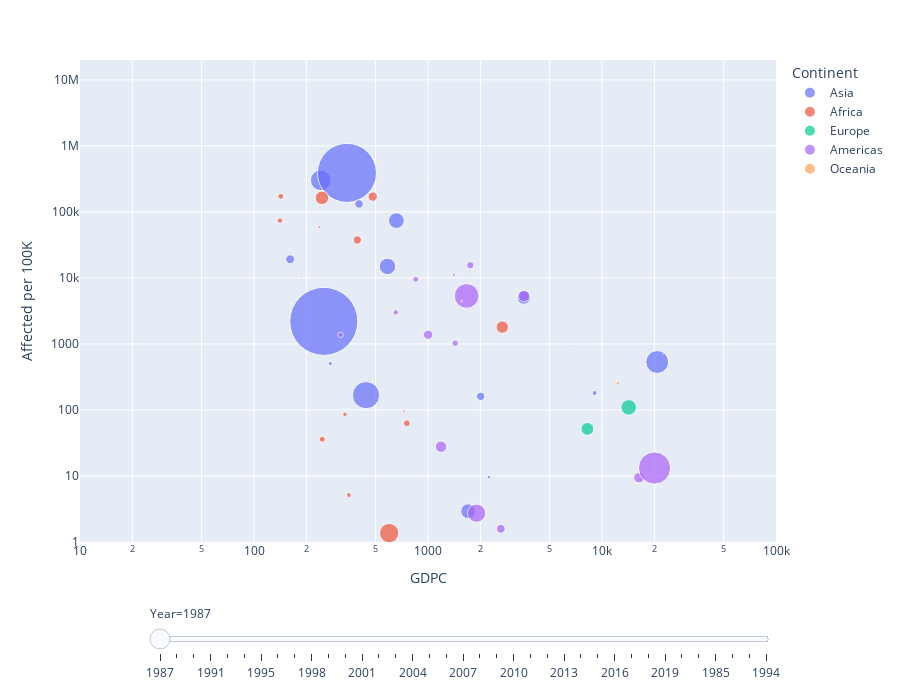

Notebook source saved alongside this figure:
### Code cell
df = px.data.gapminder()
fig = px.scatter(ND_GDPC_1985, x="GDPC", y="Affected per 100K", animation_frame="Year", animation_group="Country",
           size="population", color="Continent", hover_name="Country",
           log_x=True, log_y=True, size_max=55, range_x=[10,100000], range_y=[1,20000000])

fig["layout"].pop("updatemenus") # optional, drop animation buttons
fig.update_layout(width=900, height=700)
fig.show()

### Figure 1 — Plotly figure (JSON) as saved in the notebook; plotly's stock layout.template omitted (floating-point values rounded to 4 significant figures)
{"data": [{"hovertemplate": "<b>%{hovertext}</b><br><br>Continent=Asia<br>Year=1987<br>GDPC=%{x}<br>Affected per 100K=%{y}<br>population=%{marker.size}<extra></extra>", "hovertext": ["Afghanistan", "Bangladesh", "China", "Hong Kong", "Indonesia", "India", "Iran (Islamic Republic of)", "Jordan", "Japan", "Cambodia", "Korea (the Republic of)", "Lao People's Democratic Republic (the)", "Lebanon", "Sri Lanka", "Maldives", "Malaysia", "Nepal", "Philippines (the)", "Korea (the Democratic People's Republic of)", "Thailand", "Turkey", "Viet Nam"], "ids": ["Afghanistan", "Bangladesh", "China", "Hong Kong", "Indonesia", "India", "Iran (Islamic Republic of)", "Jordan", "Japan", "Cambodia", "Korea (the Republic of)", "Lao People's Democratic Republic (the)", "Lebanon", "Sri Lanka", "Maldives", "Malaysia", "Nepal", "Philippines (the)", "Korea (the Democratic People's Republic of)", "Thailand", "Turkey", "Viet Nam"], "legendgroup": "Asia", "marker": {"color": "#636efa", "size": [10322758, 100490256, 1084035000, 5580500, 172421390, 815716125, 50541490, 3014694, 122069000, 7975597, 41621690, 3959697, 3390870, 16643956, 204256, 16033103, 18326204, 57415175, 19903893, 52479181, 51250152, 62630787], "sizemode": "area", "sizeref": 466900.0, "symbol": "circle"}, "mode": "markers", "name": "Asia", "orientation": "v", "showlegend": true, "type": "scatter", "x": [null, 241.8, 251.8, 9071.0, 440.4, 342.1, 2651.0, 2241.0, 20750.0, null, 3555.0, 274.6, null, 401.5, 691.4, 2007.0, 161.4, 658.2, null, 963.0, 1701.0, 585.3], "xaxis": "x", "y": [0, 301500.0, 2200.0, 180.4, 167.5, 390300.0, 0, 9.62, 532.6, 0, 5045.0, 505.1, 442.4, 132200.0, 1469.0, 160.7, 19150.0, 73840.0, 1008.0, 0, 2.927, 14960.0], "yaxis": "y"}, {"hovertemplate": "<b>%{hovertext}</b><br><br>Continent=Africa<br>Year=1987<br>GDPC=%{x}<br>Affected per 100K=%{y}<br>population=%{marker.size}<extra></extra>", "hovertext": ["Angola", "Benin", "Congo (the Democratic Republic of the)", "Comoros (the)", "Egypt", "Ethiopia", "Guinea", "Guinea-Bissau", "Lesotho", "Mali", "Mozambique", "Mauritania", "Malawi", "Nigeria", "Sudan (the)", "Somalia", "Chad", "Tanzania, United Republic of", "Uganda", "South Africa"], "ids": ["Angola", "Benin", "Congo (the Democratic Republic of the)", "Comoros (the)", "Egypt", "Ethiopia", "Guinea", "Guinea-Bissau", "Lesotho", "Mali", "Mozambique", "Mauritania", "Malawi", "Nigeria", "Sudan (the)", "Somalia", "Chad", "Tanzania, United Republic of", "Uganda", "South Africa"], "legendgroup": "Africa", "marker": {"color": "#EF553B", "size": [10694057, 4688787, 32712574, 396887, 52841319, 42851957, 5820774, 928408, 1698939, 8474329, 12964793, 1851092, 8295993, 88044187, 20230532, 7158004, 5300852, 24099415, 15974216, 36119333], "sizemode": "area", "sizeref": 466900.0, "symbol": "circle"}, "mode": "markers", "name": "Africa", "orientation": "v", "showlegend": true, "type": "scatter", "x": [755.9, 333.2, 234.2, 850.4, 765.6, 245.7, 350.7, 187.2, 237.1, 246.7, null, 726.4, 142.6, 598.3, 481.3, 141.1, 219.5, null, 392.5, 2673.0], "xaxis": "x", "y": [62.93, 85.95, 0, 126000.0, 0.2082, 163400.0, 5.154, 10450.0, 58860.0, 35.99, 617.1, 96.16, 172300.0, 1.363, 170500.0, 74040.0, 0, 20.75, 37560.0, 1800.0], "yaxis": "y"}, {"hovertemplate": "<b>%{hovertext}</b><br><br>Continent=Europe<br>Year=1987<br>GDPC=%{x}<br>Affected per 100K=%{y}<br>population=%{marker.size}<extra></extra>", "hovertext": ["Switzerland", "Spain", "France", "United Kingdom of Great Britain and Northern Ireland (the)", "Greece", "Ireland", "Italy", "Poland"], "ids": ["Switzerland", "Spain", "France", "United Kingdom of Great Britain and Northern Ireland (the)", "Greece", "Ireland", "Italy", "Poland"], "legendgroup": "Europe", "marker": {"color": "#00cc96", "size": [6545106, 38684815, 57168409, 56802050, 10000595, 3540057, 56601931, 37668045], "sizemode": "area", "sizeref": 466900.0, "symbol": "circle"}, "mode": "markers", "name": "Europe", "orientation": "v", "showlegend": true, "type": "scatter", "x": [30470.0, 8240.0, 16340.0, 13120.0, 6565.0, 9582.0, 14230.0, null], "xaxis": "x", "y": [0, 51.7, 0, 0, 0, 0, 109.3, 0], "yaxis": "y"}, {"hovertemplate": "<b>%{hovertext}</b><br><br>Continent=Americas<br>Year=1987<br>GDPC=%{x}<br>Affected per 100K=%{y}<br>population=%{marker.size}<extra></extra>", "hovertext": ["Argentina", "Bermuda", "Bolivia (Plurinational State of)", "Brazil", "Barbados", "Canada", "Chile", "Colombia", "Cuba", "Dominican Republic (the)", "Ecuador", "Guatemala", "Haiti", "Jamaica", "Saint Kitts and Nevis", "Saint Lucia", "Mexico", "Peru", "United States of America (the)", "Saint Vincent and the Grenadines", "Venezuela (Bolivarian Republic of)"], "ids": ["Argentina", "Bermuda", "Bolivia (Plurinational State of)", "Brazil", "Barbados", "Canada", "Chile", "Colombia", "Cuba", "Dominican Republic (the)", "Ecuador", "Guatemala", "Haiti", "Jamaica", "Saint Kitts and Nevis", "Saint Lucia", "Mexico", "Peru", "United States of America (the)", "Saint Vincent and the Grenadines", "Venezuela (Bolivarian Republic of)"], "legendgroup": "Americas", "marker": {"color": "#ab63fa", "size": [31216453, 57849, 6661434, 142466264, 258654, 26446601, 12712784, 30603048, 10326910, 6692720, 9729376, 8332446, 6508349, 2336245, 41617, 136780, 77553504, 20671360, 242289000, 111770, 18328655], "sizemode": "area", "sizeref": 466900.0, "symbol": "circle"}, "mode": "markers", "name": "Americas", "orientation": "v", "showlegend": true, "type": "scatter", "x": [3559.0, 22410.0, 652.7, 1667.0, 6589.0, 16310.0, 1751.0, 1189.0, 2442.0, 870.6, 1433.0, 850.2, 314.5, 1407.0, 3550.0, 2746.0, 1902.0, 1001.0, 20040.0, 1571.0, 2620.0], "xaxis": "x", "y": [5310.0, 691.5, 3002.0, 5338.0, 889.2, 9.453, 15530.0, 27.78, 0, 0, 1028.0, 9543.0, 1369.0, 11130.0, 0, 0, 2.734, 1380.0, 13.21, 10810.0, 1.582], "yaxis": "y"}, {"hovertemplate": "<b>%{hovertext}</b><br><br>Continent=Oceania<br>Year=1987<br>GDPC=%{x}<br>Affected per 100K=%{y}<br>population=%{marker.size}<extra></extra>", "hovertext": ["Fiji", "Micronesia (Federated States of)", "Guam", "New Zealand", "Tuvalu", "Vanuatu"], "ids": ["Fiji", "Micronesia (Federated States of)", "Guam", "New Zealand", "Tuvalu", "Vanuatu"], "legendgroup": "Oceania", "marker": {"color": "#FFA15A", "size": [754778, 92845, 130259, 3274400, 8665, 139956], "sizemode": "area", "sizeref": 466900.0, "symbol": "circle"}, "mode": "markers", "name": "Oceania", "orientation": "v", "showlegend": true, "type": "scatter", "x": [1561.0, 1257.0, null, 12330.0, null, 996.5], "xaxis": "x", "y": [4464.0, 2186.0, 3854.0, 253.5, 0, 343000.0], "yaxis": "y"}], "layout": {"height": 700, "legend": {"itemsizing": "constant", "title": {"text": "Continent"}, "tracegroupgap": 0}, "margin": {"t": 60}, "sliders": [{"active": 0, "currentvalue": {"prefix": "Year="}, "len": 0.9, "pad": {"b": 10, "t": 60}, "steps": [{"args": [["1987"], {"frame": {"duration": 0, "redraw": false}, "fromcurrent": true, "mode": "immediate", "transition": {"duration": 0, "easing": "linear"}}], "label": "1987", "method": "animate"}, {"args": [["1988"], {"frame": {"duration": 0, "redraw": false}, "fromcurrent": true, "mode": "immediate", "transition": {"duration": 0, "easing": "linear"}}], "label": "1988", "method": "animate"}, {"args": [["1990"], {"frame": {"duration": 0, "redraw": false}, "fromcurrent": true, "mode": "immediate", "transition": {"duration": 0, "easing": "linear"}}], "label": "1990", "method": "animate"}, {"args": [["1991"], {"frame": {"duration": 0, "redraw": false}, "fromcurrent": true, "mode": "immediate", "transition": {"duration": 0, "easing": "linear"}}], "label": "1991", "method": "animate"}, {"args": [["1992"], {"frame": {"duration": 0, "redraw": false}, "fromcurrent": true, "mode": "immediate", "transition": {"duration": 0, "easing": "linear"}}], "label": "1992", "method": "animate"}, {"args": [["1993"], {"frame": {"duration": 0, "redraw": false}, "fromcurrent": true, "mode": "immediate", "transition": {"duration": 0, "easing": "linear"}}], "label": "1993", "method": "animate"}, {"args": [["1995"], {"frame": {"duration": 0, "redraw": false}, "fromcurrent": true, "mode": "immediate", "transition": {"duration": 0, "easing": "linear"}}], "label": "1995", "method": "animate"}, {"args": [["1996"], {"frame": {"duration": 0, "redraw": false}, "fromcurrent": true, "mode": "immediate", "transition": {"duration": 0, "easing": "linear"}}], "label": "1996", "method": "animate"}, {"args": [["1997"], {"frame": {"duration": 0, "redraw": false}, "fromcurrent": true, "mode": "immediate", "transition": {"duration": 0, "easing": "linear"}}], "label": "1997", "method": "animate"}, {"args": [["1998"], {"frame": {"duration": 0, "redraw": false}, "fromcurrent": true, "mode": "immediate", "transition": {"duration": 0, "easing": "linear"}}], "label": "1998", "method": "animate"}, {"args": [["1999"], {"frame": {"duration": 0, "redraw": false}, "fromcurrent": true, "mode": "immediate", "transition": {"duration": 0, "easing": "linear"}}], "label": "1999", "method": "animate"}, {"args": [["2000"], {"frame": {"duration": 0, "redraw": false}, "fromcurrent": true, "mode": "immediate", "transition": {"duration": 0, "easing": "linear"}}], "label": "2000", "method": "animate"}, {"args": [["2001"], {"frame": {"duration": 0, "redraw": false}, "fromcurrent": true, "mode": "immediate", "transition": {"duration": 0, "easing": "linear"}}], "label": "2001", "method": "animate"}, {"args": [["2002"], {"frame": {"duration": 0, "redraw": false}, "fromcurrent": true, "mode": "immediate", "transition": {"duration": 0, "easing": "linear"}}], "label": "2002", "method": "animate"}, {"args": [["2003"], {"frame": {"duration": 0, "redraw": false}, "fromcurrent": true, "mode": "immediate", "transition": {"duration": 0, "easing": "linear"}}], "label": "2003", "method": "animate"}, {"args": [["2004"], {"frame": {"duration": 0, "redraw": false}, "fromcurrent": true, "mode": "immediate", "transition": {"duration": 0, "easing": "linear"}}], "label": "2004", "method": "animate"}, {"args": [["2005"], {"frame": {"duration": 0, "redraw": false}, "fromcurrent": true, "mode": "immediate", "transition": {"duration": 0, "easing": "linear"}}], "label": "2005", "method": "animate"}, {"args": [["2006"], {"frame": {"duration": 0, "redraw": false}, "fromcurrent": true, "mode": "immediate", "transition": {"duration": 0, "easing": "linear"}}], "label": "2006", "method": "animate"}, {"args": [["2007"], {"frame": {"duration": 0, "redraw": false}, "fromcurrent": true, "mode": "immediate", "transition": {"duration": 0, "easing": "linear"}}], "label": "2007", "method": "animate"}, {"args": [["2008"], {"frame": {"duration": 0, "redraw": false}, "fromcurrent": true, "mode": "immediate", "transition": {"duration": 0, "easing": "linear"}}], "label": "2008", "method": "animate"}, {"args": [["2009"], {"frame": {"duration": 0, "redraw": false}, "fromcurrent": true, "mode": "immediate", "transition": {"duration": 0, "easing": "linear"}}], "label": "2009", "method": "animate"}, {"args": [["2010"], {"frame": {"duration": 0, "redraw": false}, "fromcurrent": true, "mode": "immediate", "transition": {"duration": 0, "easing": "linear"}}], "label": "2010", "method": "animate"}, {"args": [["2011"], {"frame": {"duration": 0, "redraw": false}, "fromcurrent": true, "mode": "immediate", "transition": {"duration": 0, "easing": "linear"}}], "label": "2011", "method": "animate"}, {"args": [["2012"], {"frame": {"duration": 0, "redraw": false}, "fromcurrent": true, "mode": "immediate", "transition": {"duration": 0, "easing": "linear"}}], "label": "2012", "method": "animate"}, {"args": [["2013"], {"frame": {"duration": 0, "redraw": false}, "fromcurrent": true, "mode": "immediate", "transition": {"duration": 0, "easing": "linear"}}], "label": "2013", "method": "animate"}, {"args": [["2014"], {"frame": {"duration": 0, "redraw": false}, "fromcurrent": true, "mode": "immediate", "transition": {"duration": 0, "easing": "linear"}}], "label": "2014", "method": "animate"}, {"args": [["2015"], {"frame": {"duration": 0, "redraw": false}, "fromcurrent": true, "mode": "immediate", "transition": {"duration": 0, "easing": "linear"}}], "label": "2015", "method": "animate"}, {"args": [["2016"], {"frame": {"duration": 0, "redraw": false}, "fromcurrent": true, "mode": "immediate", "transition": {"duration": 0, "easing": "linear"}}], "label": "2016", "method": "animate"}, {"args": [["2017"], {"frame": {"duration": 0, "redraw": false}, "fromcurrent": true, "mode": "immediate", "transition": {"duration": 0, "easing": "linear"}}], "label": "2017", "method": "animate"}, {"args": [["2018"], {"frame": {"duration": 0, "redraw": false}, "fromcurrent": true, "mode": "immediate", "transition": {"duration": 0, "easing": "linear"}}], "label": "2018", "method": "animate"}, {"args": [["2019"], {"frame": {"duration": 0, "redraw": false}, "fromcurrent": true, "mode": "immediate", "transition": {"duration": 0, "easing": "linear"}}], "label": "2019", "method": "animate"}, {"args": [["2020"], {"frame": {"duration": 0, "redraw": false}, "fromcurrent": true, "mode": "immediate", "transition": {"duration": 0, "easing": "linear"}}], "label": "2020", "method": "animate"}, {"args": [["2021"], {"frame": {"duration": 0, "redraw": false}, "fromcurrent": true, "mode": "immediate", "transition": {"duration": 0, "easing": "linear"}}], "label": "2021", "method": "animate"}, {"args": [["1985"], {"frame": {"duration": 0, "redraw": false}, "fromcurrent": true, "mode": "immediate", "transition": {"duration": 0, "easing": "linear"}}], "label": "1985", "method": "animate"}, {"args": [["1989"], {"frame": {"duration": 0, "redraw": false}, "fromcurrent": true, "mode": "immediate", "transition": {"duration": 0, "easing": "linear"}}], "label": "1989", "method": "animate"}, {"args": [["1986"], {"frame": {"duration": 0, "redraw": false}, "fromcurrent": true, "mode": "immediate", "transition": {"duration": 0, "easing": "linear"}}], "label": "1986", "method": "animate"}, {"args": [["1994"], {"frame": {"duration": 0, "redraw": false}, "fromcurrent": true, "mode": "immediate", "transition": {"duration": 0, "easing": "linear"}}], "label": "1994", "method": "animate"}], "x": 0.1, "xanchor": "left", "y": 0, "yanchor": "top"}], "width": 900, "xaxis": {"anchor": "y", "domain": [0, 1], "range": [1, 5], "title": {"text": "GDPC"}, "type": "log"}, "yaxis": {"anchor": "x", "domain": [0, 1], "range": [0, 7.301], "title": {"text": "Affected per 100K"}, "type": "log"}}}
